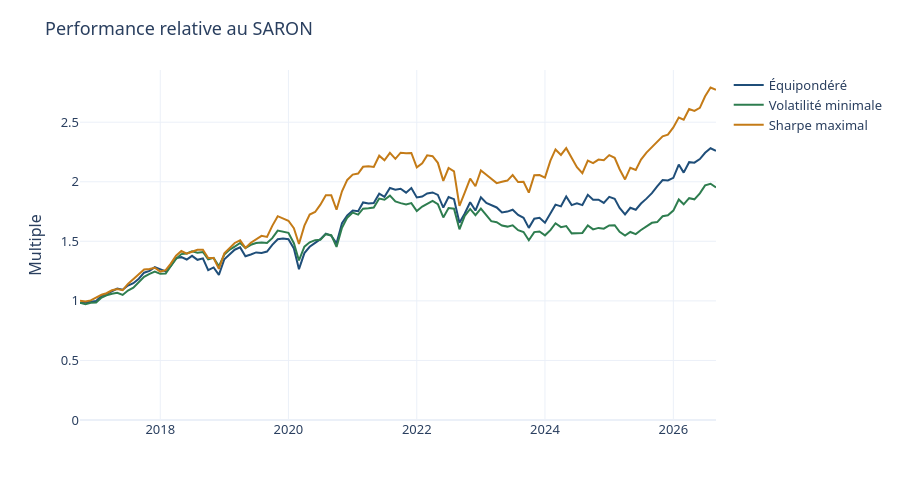
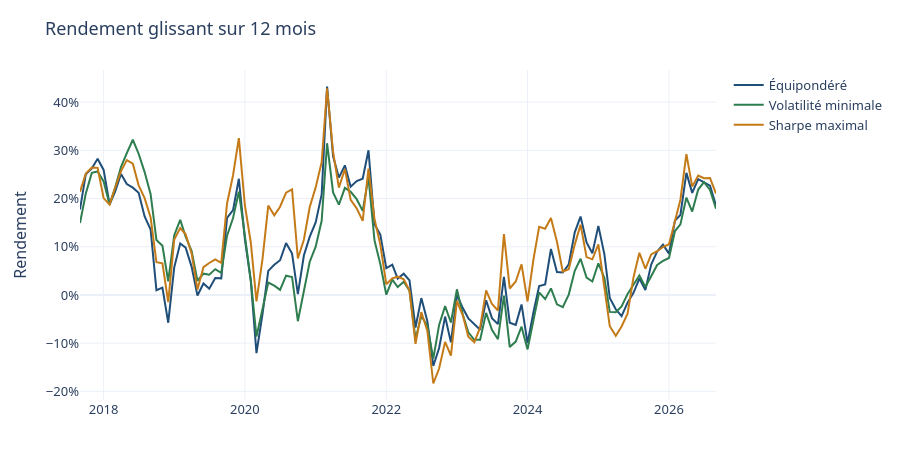
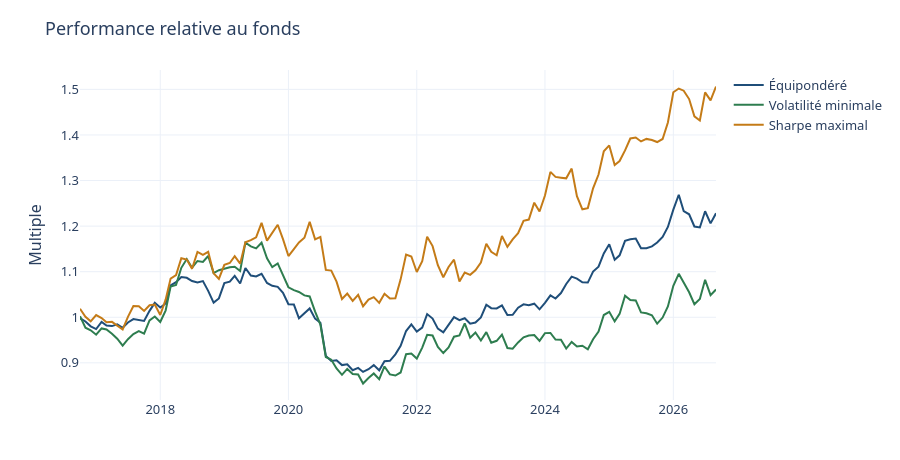
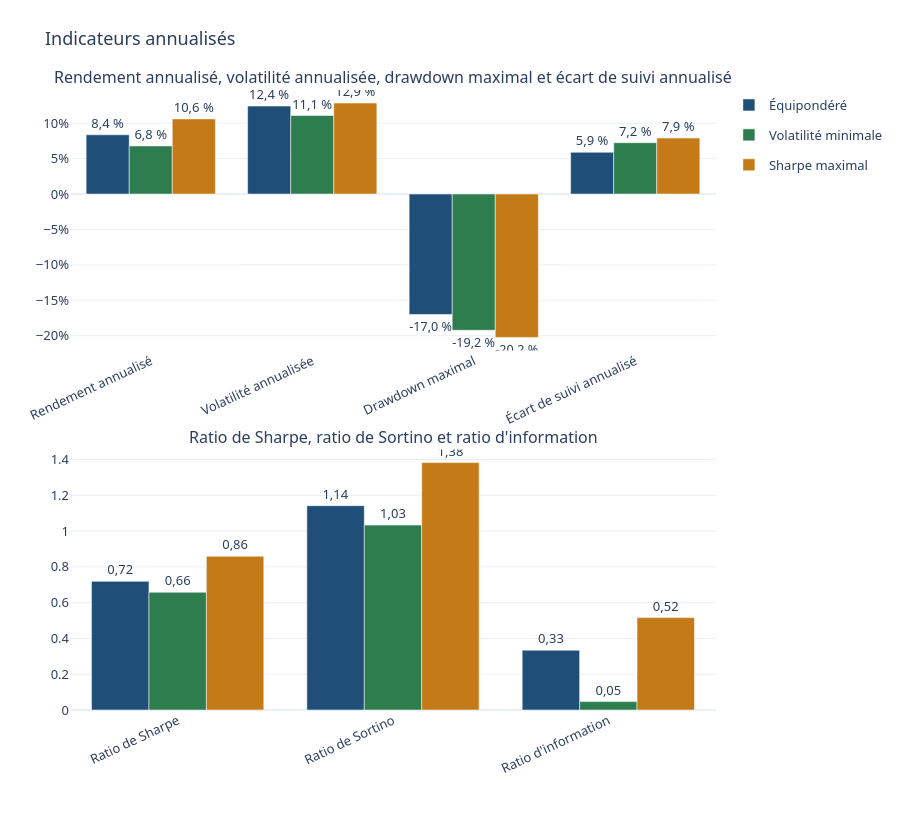

Here is the notebook cell these charts were saved with, in order:
### Markdown cell above
# Phase 7 — Analyse de performance

Les trois portefeuilles partagent les mêmes titres et les mêmes mois. Ce notebook lit les rendements déjà publiés. Il ne réestime pas les poids.

`reports/performance/dashboard.html` reprend les mêmes graphiques. Le rapport chiffré est `reports/performance/07_rapport_performance.ipynb`.

Le poids de chaque mois a été fixé avec les soixante mois précédents. Ces graphiques décrivent le chemin de ces décisions. La performance cumulée et le drawdown sont dans le tableau de bord de suivi.

Quatre lectures :

1. Performance du portefeuille rapportée à un placement resté au SARON.
2. Rendement glissant, produit des douze rendements mensuels précédant chaque date.
3. Performance du portefeuille rapportée au fonds iShares. Le rendement du fonds est le rendement mensuel total de la valeur liquidative, converti en francs au cours BNS de fin de mois.
4. Indicateurs de la période : rendement, volatilité, drawdown maximal, écart de suivi, ratio de Sharpe, ratio de Sortino, ratio d'information. L'écart de suivi et le ratio d'information comparent au fonds.

### Code cell
import sys
from pathlib import Path

PROJECT_ROOT = Path.cwd()
for candidate in (PROJECT_ROOT, *PROJECT_ROOT.parents):
    if (candidate / "src").is_dir():
        PROJECT_ROOT = candidate
        break
if str(PROJECT_ROOT) not in sys.path:
    sys.path.append(str(PROJECT_ROOT))

from src.performance.dashboard import build_figures, write_dashboard

print(write_dashboard())
for figure in build_figures():
    figure.show()
